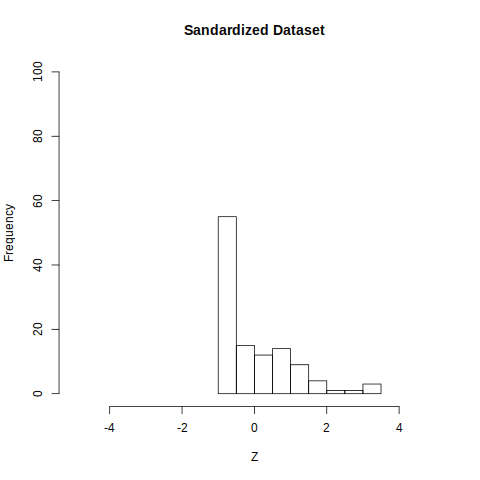

Here is the R script that generated this plot:
Z <- (LynxData - mean(LynxData)) / sd(LynxData)

png("prob2b.png")
hist(Z, main = "Sandardized Dataset", xlim = c(-5, 5), ylim = c(0, 100))
dev.off()

mean(Z)

sd(Z)
